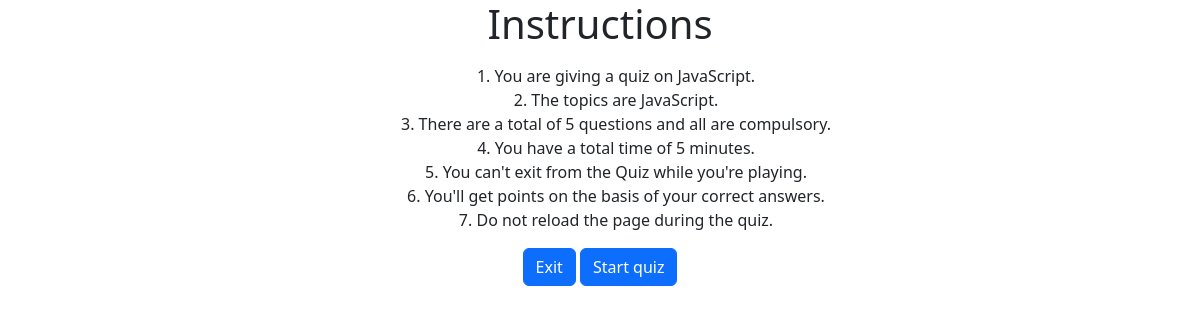
/instr/JavaScript, run on the app's committed database.
### quizocrats/models.py (models this page shows)
class quizzes(models.Model):
    quiz_name=models.CharField(max_length=50)
    topics=models.TextField()
    questions=models.IntegerField()
    time=models.IntegerField()

### quizocrats/views.py (the view)
# urls.py: path('instr/<name>',views.instr,name='instr'),
def instr(request,name):
  quiz=quizzes.objects.filter(quiz_name=name)[0]
  context={
    'quiz': quiz
  }
  return render(request,'instructions.html',context)

### quizocrats/templates/instructions.html (shortened to what this page needs)
<!doctype html>
<html lang="en">
  <head>
    {% load static %}
    <link href="https://cdn.jsdelivr.net/npm/bootstrap@5.3.0/dist/css/bootstrap.min.css" rel="stylesheet">
  </head>
  <body>
    <div class="info_box container">
        <div class="info-title"><span><h1>Instructions</h1></span></div>
        <div class="info-list container m-3">
            <div class="info">1. You are giving a quiz on {{quiz.quiz_name}}.</div>
            <div class="info">2. The topics are {{quiz.topics}}.</div>
            <div class="info">3. There are a total of {{quiz.questions}} questions and all are compulsory.</div>
            <div class="info">4. You have a total time of {{quiz.time}} minutes. </div>
            <div class="info">5. You can't exit from the Quiz while you're playing.</div>
            <div class="info">6. You'll get points on the basis of your correct answers.</div>
            <div class="info">7. Do not reload the page during the quiz.</div>
        </div>
        <div class="buttons">
            <a href="{% url 'quizzes' %}" class="btn btn-primary">Exit</a>
            <a href="/adminquiz/{{quiz.quiz_name}}" class="btn btn-primary">Start quiz</a>
        </div>
    </div>
  </body>
</html>

### quizocrats/templates/instructions.html (style rules this page uses)
body { text-align: center; }

### data on the page
quizzes: quiz_name "JavaScript", topics "JavaScript", questions "5", time "5"
